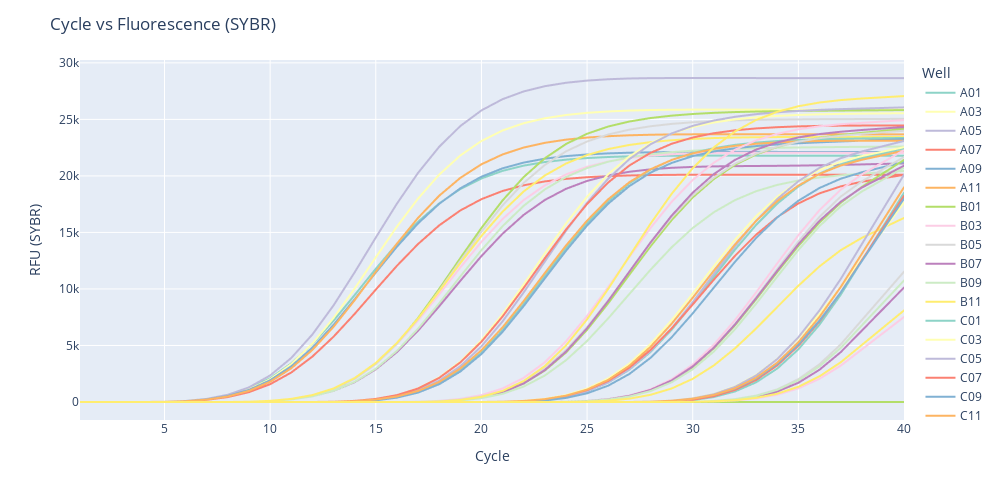

Write notebook code for a chart like this one.
### Code cell
# instantiate probes
# probeCy5 = Fluor('Cy5')
# probeFAM = Fluor('FAM')
# probeHEX = Fluor('HEX')
probeSYBR = Fluor('SYBR')

Fluor.plotAllWells(probeSYBR)
Fluor.plotIndWells(probeSYBR)

### Figure 1 — Plotly figure (JSON) as saved in the notebook; plotly's stock layout.template omitted (floating-point values rounded to 4 significant figures)
{"data": [{"hovertemplate": "variable=A01<br>Cycle=%{x}<br>value=%{y}<extra></extra>", "legendgroup": "A01", "line": {"color": "rgb(141,211,199)", "dash": "solid"}, "marker": {"symbol": "circle"}, "mode": "lines", "name": "A01", "showlegend": true, "type": "scattergl", "x": [1, 2, 3, 4, 5, 6, 7, 8, 9, 10, 11, 12, 13, 14, 15, 16, 17, 18, 19, 20, 21, 22, 23, 24, 25, 26, 27, 28, 29, 30, 31, 32, 33, 34, 35, 36, 37, 38, 39, 40], "xaxis": "x", "y": [0, 0, 0, 0, 14.17, 82.58, 251.4, 588.0, 1176.0, 2098.0, 3415.0, 5132.0, 7189.0, 9463.0, 11790.0, 13990.0, 15950.0, 17570.0, 18830.0, 19780.0, 20450.0, 20910.0, 21230.0, 21440.0, 21580.0, 21670.0, 21730.0, 21770.0, 21780.0, 21790.0, 21790.0, 21790.0, 21790.0, 21790.0, 21790.0, 21790.0, 21790.0, 21790.0, 21790.0, 21790.0], "yaxis": "y"}, {"hovertemplate": "variable=A03<br>Cycle=%{x}<br>value=%{y}<extra></extra>", "legendgroup": "A03", "line": {"color": "rgb(255,255,179)", "dash": "solid"}, "marker": {"symbol": "circle"}, "mode": "lines", "name": "A03", "showlegend": true, "type": "scattergl", "x": [1, 2, 3, 4, 5, 6, 7, 8, 9, 10, 11, 12, 13, 14, 15, 16, 17, 18, 19, 20, 21, 22, 23, 24, 25, 26, 27, 28, 29, 30, 31, 32, 33, 34, 35, 36, 37, 38, 39, 40], "xaxis": "x", "y": [0, 0, 0, 0, 15.8, 82.33, 240.4, 554.4, 1113.0, 2017.0, 3355.0, 5171.0, 7436.0, 10040.0, 12800.0, 15510.0, 18000.0, 20110.0, 21810.0, 23090.0, 24020.0, 24660.0, 25100.0, 25390.0, 25580.0, 25700.0, 25780.0, 25830.0, 25850.0, 25860.0, 25870.0, 25870.0, 25860.0, 25860.0, 25860.0, 25860.0, 25860.0, 25860.0, 25860.0, 25860.0], "yaxis": "y"}, {"hovertemplate": "variable=A05<br>Cycle=%{x}<br>value=%{y}<extra></extra>", "legendgroup": "A05", "line": {"color": "rgb(190,186,218)", "dash": "solid"}, "marker": {"symbol": "circle"}, "mode": "lines", "name": "A05", "showlegend": true, "type": "scattergl", "x": [1, 2, 3, 4, 5, 6, 7, 8, 9, 10, 11, 12, 13, 14, 15, 16, 17, 18, 19, 20, 21, 22, 23, 24, 25, 26, 27, 28, 29, 30, 31, 32, 33, 34, 35, 36, 37, 38, 39, 40], "xaxis": "x", "y": [0, 0, 0, 0, 16.61, 91.85, 275.1, 642.7, 1297.0, 2350.0, 3897.0, 5978.0, 8548.0, 11470.0, 14550.0, 17550.0, 20270.0, 22570.0, 24410.0, 25790.0, 26790.0, 27470.0, 27940.0, 28240.0, 28430.0, 28550.0, 28620.0, 28650.0, 28660.0, 28660.0, 28660.0, 28660.0, 28660.0, 28660.0, 28650.0, 28650.0, 28650.0, 28650.0, 28650.0, 28650.0], "yaxis": "y"}, {"hovertemplate": "variable=A07<br>Cycle=%{x}<br>value=%{y}<extra></extra>", "legendgroup": "A07", "line": {"color": "rgb(251,128,114)", "dash": "solid"}, "marker": {"symbol": "circle"}, "mode": "lines", "name": "A07", "showlegend": true, "type": "scattergl", "x": [1, 2, 3, 4, 5, 6, 7, 8, 9, 10, 11, 12, 13, 14, 15, 16, 17, 18, 19, 20, 21, 22, 23, 24, 25, 26, 27, 28, 29, 30, 31, 32, 33, 34, 35, 36, 37, 38, 39, 40], "xaxis": "x", "y": [0, 0, 0, 0, 13.3, 66.77, 191.6, 437.1, 871.5, 1573.0, 2611.0, 4020.0, 5777.0, 7797.0, 9940.0, 12050.0, 13980.0, 15620.0, 16940.0, 17940.0, 18670.0, 19170.0, 19510.0, 19740.0, 19890.0, 19980.0, 20040.0, 20080.0, 20100.0, 20100.0, 20110.0, 20110.0, 20110.0, 20110.0, 20110.0, 20110.0, 20110.0, 20110.0, 20110.0, 20110.0], "yaxis": "y"}, {"hovertemplate": "variable=A09<br>Cycle=%{x}<br>value=%{y}<extra></extra>", "legendgroup": "A09", "line": {"color": "rgb(128,177,211)", "dash": "solid"}, "marker": {"symbol": "circle"}, "mode": "lines", "name": "A09", "showlegend": true, "type": "scattergl", "x": [1, 2, 3, 4, 5, 6, 7, 8, 9, 10, 11, 12, 13, 14, 15, 16, 17, 18, 19, 20, 21, 22, 23, 24, 25, 26, 27, 28, 29, 30, 31, 32, 33, 34, 35, 36, 37, 38, 39, 40], "xaxis": "x", "y": [0, 0, 0, 0, 14.42, 78.21, 231.8, 536.5, 1072.0, 1925.0, 3162.0, 4808.0, 6820.0, 9088.0, 11450.0, 13740.0, 15800.0, 17530.0, 18900.0, 19930.0, 20670.0, 21180.0, 21520.0, 21750.0, 21900.0, 21990.0, 22050.0, 22090.0, 22110.0, 22120.0, 22120.0, 22120.0, 22120.0, 22120.0, 22120.0, 22120.0, 22120.0, 22120.0, 22120.0, 22120.0], "yaxis": "y"}, {"hovertemplate": "variable=A11<br>Cycle=%{x}<br>value=%{y}<extra></extra>", "legendgroup": "A11", "line": {"color": "rgb(253,180,98)", "dash": "solid"}, "marker": {"symbol": "circle"}, "mode": "lines", "name": "A11", "showlegend": true, "type": "scattergl", "x": [1, 2, 3, 4, 5, 6, 7, 8, 9, 10, 11, 12, 13, 14, 15, 16, 17, 18, 19, 20, 21, 22, 23, 24, 25, 26, 27, 28, 29, 30, 31, 32, 33, 34, 35, 36, 37, 38, 39, 40], "xaxis": "x", "y": [0, 0, 0, 0, 14.05, 73.09, 213.2, 491.3, 986.6, 1791.0, 2985.0, 4613.0, 6653.0, 9008.0, 11520.0, 14000.0, 16290.0, 18250.0, 19830.0, 21030.0, 21900.0, 22510.0, 22930.0, 23210.0, 23390.0, 23520.0, 23590.0, 23640.0, 23670.0, 23680.0, 23680.0, 23680.0, 23680.0, 23680.0, 23680.0, 23680.0, 23680.0, 23680.0, 23680.0, 23680.0], "yaxis": "y"}, {"hovertemplate": "variable=B01<br>Cycle=%{x}<br>value=%{y}<extra></extra>", "legendgroup": "B01", "line": {"color": "rgb(179,222,105)", "dash": "solid"}, "marker": {"symbol": "circle"}, "mode": "lines", "name": "B01", "showlegend": true, "type": "scattergl", "x": [1, 2, 3, 4, 5, 6, 7, 8, 9, 10, 11, 12, 13, 14, 15, 16, 17, 18, 19, 20, 21, 22, 23, 24, 25, 26, 27, 28, 29, 30, 31, 32, 33, 34, 35, 36, 37, 38, 39, 40], "xaxis": "x", "y": [0, 0, 0, 0, 0, 0, 0, 0, 21.67, 94.54, 257.1, 573.2, 1132.0, 2034.0, 3369.0, 5177.0, 7426.0, 10000.0, 12730.0, 15400.0, 17830.0, 19900.0, 21560.0, 22820.0, 23730.0, 24370.0, 24810.0, 25120.0, 25330.0, 25480.0, 25580.0, 25650.0, 25690.0, 25730.0, 25750.0, 25760.0, 25780.0, 25790.0, 25810.0, 25820.0], "yaxis": "y"}, {"hovertemplate": "variable=B03<br>Cycle=%{x}<br>value=%{y}<extra></extra>", "legendgroup": "B03", "line": {"color": "rgb(252,205,229)", "dash": "solid"}, "marker": {"symbol": "circle"}, "mode": "lines", "name": "B03", "showlegend": true, "type": "scattergl", "x": [1, 2, 3, 4, 5, 6, 7, 8, 9, 10, 11, 12, 13, 14, 15, 16, 17, 18, 19, 20, 21, 22, 23, 24, 25, 26, 27, 28, 29, 30, 31, 32, 33, 34, 35, 36, 37, 38, 39, 40], "xaxis": "x", "y": [0, 0, 0, 0, 0, 0, 0, 0, 22.92, 101.4, 276.5, 612.0, 1191.0, 2101.0, 3408.0, 5128.0, 7206.0, 9521.0, 11900.0, 14170.0, 16190.0, 17860.0, 19170.0, 20130.0, 20810.0, 21280.0, 21590.0, 21790.0, 21920.0, 21990.0, 22030.0, 22050.0, 22050.0, 22050.0, 22050.0, 22050.0, 22040.0, 22040.0, 22040.0, 22040.0], "yaxis": "y"}, {"hovertemplate": "variable=B05<br>Cycle=%{x}<br>value=%{y}<extra></extra>", "legendgroup": "B05", "line": {"color": "rgb(217,217,217)", "dash": "solid"}, "marker": {"symbol": "circle"}, "mode": "lines", "name": "B05", "showlegend": true, "type": "scattergl", "x": [1, 2, 3, 4, 5, 6, 7, 8, 9, 10, 11, 12, 13, 14, 15, 16, 17, 18, 19, 20, 21, 22, 23, 24, 25, 26, 27, 28, 29, 30, 31, 32, 33, 34, 35, 36, 37, 38, 39, 40], "xaxis": "x", "y": [0, 0, 0, 0, 0, 0, 0, 0, 21.4, 94.37, 257.9, 575.6, 1135.0, 2034.0, 3356.0, 5136.0, 7337.0, 9844.0, 12480.0, 15060.0, 17400.0, 19380.0, 20970.0, 22170.0, 23040.0, 23660.0, 24090.0, 24390.0, 24600.0, 24750.0, 24850.0, 24910.0, 24960.0, 24990.0, 25010.0, 25020.0, 25020.0, 25030.0, 25040.0, 25040.0], "yaxis": "y"}, {"hovertemplate": "variable=B07<br>Cycle=%{x}<br>value=%{y}<extra></extra>", "legendgroup": "B07", "line": {"color": "rgb(188,128,189)", "dash": "solid"}, "marker": {"symbol": "circle"}, "mode": "lines", "name": "B07", "showlegend": true, "type": "scattergl", "x": [1, 2, 3, 4, 5, 6, 7, 8, 9, 10, 11, 12, 13, 14, 15, 16, 17, 18, 19, 20, 21, 22, 23, 24, 25, 26, 27, 28, 29, 30, 31, 32, 33, 34, 35, 36, 37, 38, 39, 40], "xaxis": "x", "y": [0, 0, 0, 0, 0, 0, 0, 0, 19.39, 83.79, 226.2, 500.8, 982.5, 1756.0, 2891.0, 4421.0, 6310.0, 8460.0, 10720.0, 12910.0, 14890.0, 16550.0, 17870.0, 18850.0, 19560.0, 20040.0, 20370.0, 20580.0, 20720.0, 20800.0, 20840.0, 20870.0, 20880.0, 20890.0, 20910.0, 20940.0, 20980.0, 21020.0, 21060.0, 21100.0], "yaxis": "y"}, {"hovertemplate": "variable=B09<br>Cycle=%{x}<br>value=%{y}<extra></extra>", "legendgroup": "B09", "line": {"color": "rgb(204,235,197)", "dash": "solid"}, "marker": {"symbol": "circle"}, "mode": "lines", "name": "B09", "showlegend": true, "type": "scattergl", "x": [1, 2, 3, 4, 5, 6, 7, 8, 9, 10, 11, 12, 13, 14, 15, 16, 17, 18, 19, 20, 21, 22, 23, 24, 25, 26, 27, 28, 29, 30, 31, 32, 33, 34, 35, 36, 37, 38, 39, 40], "xaxis": "x", "y": [0, 0, 0, 0, 0, 0, 0, 0, 19.17, 83.11, 225.5, 501.9, 990.3, 1779.0, 2945.0, 4524.0, 6485.0, 8731.0, 11100.0, 13430.0, 15550.0, 17360.0, 18800.0, 19900.0, 20700.0, 21260.0, 21640.0, 21910.0, 22100.0, 22230.0, 22330.0, 22390.0, 22450.0, 22490.0, 22520.0, 22540.0, 22560.0, 22570.0, 22580.0, 22600.0], "yaxis": "y"}, {"hovertemplate": "variable=B11<br>Cycle=%{x}<br>value=%{y}<extra></extra>", "legendgroup": "B11", "line": {"color": "rgb(255,237,111)", "dash": "solid"}, "marker": {"symbol": "circle"}, "mode": "lines", "name": "B11", "showlegend": true, "type": "scattergl", "x": [1, 2, 3, 4, 5, 6, 7, 8, 9, 10, 11, 12, 13, 14, 15, 16, 17, 18, 19, 20, 21, 22, 23, 24, 25, 26, 27, 28, 29, 30, 31, 32, 33, 34, 35, 36, 37, 38, 39, 40], "xaxis": "x", "y": [0, 0, 0, 0, 0, 0, 0, 0, 23.04, 101.5, 276.5, 612.8, 1197.0, 2120.0, 3456.0, 5225.0, 7378.0, 9791.0, 12290.0, 14690.0, 16830.0, 18630.0, 20040.0, 21090.0, 21850.0, 22380.0, 22740.0, 22990.0, 23160.0, 23270.0, 23350.0, 23400.0, 23420.0, 23440.0, 23440.0, 23440.0, 23440.0, 23440.0, 23440.0, 23440.0], "yaxis": "y"}, {"hovertemplate": "variable=C01<br>Cycle=%{x}<br>value=%{y}<extra></extra>", "legendgroup": "C01", "line": {"color": "rgb(141,211,199)", "dash": "solid"}, "marker": {"symbol": "circle"}, "mode": "lines", "name": "C01", "showlegend": true, "type": "scattergl", "x": [1, 2, 3, 4, 5, 6, 7, 8, 9, 10, 11, 12, 13, 14, 15, 16, 17, 18, 19, 20, 21, 22, 23, 24, 25, 26, 27, 28, 29, 30, 31, 32, 33, 34, 35, 36, 37, 38, 39, 40], "xaxis": "x", "y": [0, 0, 0, 0, 0, 0, 0, 0, 0, 0, 0, 0, 0, 34.53, 148.1, 394.7, 851.7, 1612.0, 2758.0, 4338.0, 6333.0, 8646.0, 11120.0, 13570.0, 15830.0, 17770.0, 19340.0, 20540.0, 21410.0, 22030.0, 22450.0, 22750.0, 22950.0, 23090.0, 23180.0, 23240.0, 23290.0, 23310.0, 23340.0, 23360.0], "yaxis": "y"}, {"hovertemplate": "variable=C03<br>Cycle=%{x}<br>value=%{y}<extra></extra>", "legendgroup": "C03", "line": {"color": "rgb(255,255,179)", "dash": "solid"}, "marker": {"symbol": "circle"}, "mode": "lines", "name": "C03", "showlegend": true, "type": "scattergl", "x": [1, 2, 3, 4, 5, 6, 7, 8, 9, 10, 11, 12, 13, 14, 15, 16, 17, 18, 19, 20, 21, 22, 23, 24, 25, 26, 27, 28, 29, 30, 31, 32, 33, 34, 35, 36, 37, 38, 39, 40], "xaxis": "x", "y": [0, 0, 0, 0, 0, 0, 0, 0, 0, 0, 0, 0, 22.06, 98.76, 272.5, 612.1, 1211.0, 2173.0, 3582.0, 5468.0, 7786.0, 10410.0, 13140.0, 15780.0, 18160.0, 20150.0, 21720.0, 22900.0, 23740.0, 24330.0, 24730.0, 25000.0, 25180.0, 25310.0, 25390.0, 25450.0, 25490.0, 25510.0, 25530.0, 25550.0], "yaxis": "y"}, {"hovertemplate": "variable=C05<br>Cycle=%{x}<br>value=%{y}<extra></extra>", "legendgroup": "C05", "line": {"color": "rgb(190,186,218)", "dash": "solid"}, "marker": {"symbol": "circle"}, "mode": "lines", "name": "C05", "showlegend": true, "type": "scattergl", "x": [1, 2, 3, 4, 5, 6, 7, 8, 9, 10, 11, 12, 13, 14, 15, 16, 17, 18, 19, 20, 21, 22, 23, 24, 25, 26, 27, 28, 29, 30, 31, 32, 33, 34, 35, 36, 37, 38, 39, 40], "xaxis": "x", "y": [0, 0, 0, 0, 0, 0, 0, 0, 0, 0, 0, 0, 19.21, 84.0, 229.9, 518.0, 1036.0, 1887.0, 3165.0, 4921.0, 7132.0, 9693.0, 12430.0, 15140.0, 17620.0, 19760.0, 21480.0, 22790.0, 23750.0, 24430.0, 24900.0, 25230.0, 25460.0, 25630.0, 25750.0, 25840.0, 25910.0, 25960.0, 26010.0, 26060.0], "yaxis": "y"}, {"hovertemplate": "variable=C07<br>Cycle=%{x}<br>value=%{y}<extra></extra>", "legendgroup": "C07", "line": {"color": "rgb(251,128,114)", "dash": "solid"}, "marker": {"symbol": "circle"}, "mode": "lines", "name": "C07", "showlegend": true, "type": "scattergl", "x": [1, 2, 3, 4, 5, 6, 7, 8, 9, 10, 11, 12, 13, 14, 15, 16, 17, 18, 19, 20, 21, 22, 23, 24, 25, 26, 27, 28, 29, 30, 31, 32, 33, 34, 35, 36, 37, 38, 39, 40], "xaxis": "x", "y": [0, 0, 0, 0, 0, 0, 0, 0, 0, 0, 0, 0, 22.75, 100.1, 273.0, 608.1, 1195.0, 2133.0, 3502.0, 5329.0, 7567.0, 10090.0, 12710.0, 15250.0, 17520.0, 19420.0, 20920.0, 22040.0, 22840.0, 23400.0, 23780.0, 24030.0, 24200.0, 24310.0, 24380.0, 24420.0, 24440.0, 24450.0, 24460.0, 24460.0], "yaxis": "y"}, {"hovertemplate": "variable=C09<br>Cycle=%{x}<br>value=%{y}<extra></extra>", "legendgroup": "C09", "line": {"color": "rgb(128,177,211)", "dash": "solid"}, "marker": {"symbol": "circle"}, "mode": "lines", "name": "C09", "showlegend": true, "type": "scattergl", "x": [1, 2, 3, 4, 5, 6, 7, 8, 9, 10, 11, 12, 13, 14, 15, 16, 17, 18, 19, 20, 21, 22, 23, 24, 25, 26, 27, 28, 29, 30, 31, 32, 33, 34, 35, 36, 37, 38, 39, 40], "xaxis": "x", "y": [0, 0, 0, 0, 0, 0, 0, 0, 0, 0, 0, 0, 0, 34.31, 145.7, 386.2, 831.6, 1573.0, 2694.0, 4243.0, 6204.0, 8486.0, 10940.0, 13370.0, 15610.0, 17540.0, 19100.0, 20280.0, 21150.0, 21750.0, 22160.0, 22450.0, 22640.0, 22780.0, 22890.0, 22970.0, 23050.0, 23120.0, 23190.0, 23250.0], "yaxis": "y"}, {"hovertemplate": "variable=C11<br>Cycle=%{x}<br>value=%{y}<extra></extra>", "legendgroup": "C11", "line": {"color": "rgb(253,180,98)", "dash": "solid"}, "marker": {"symbol": "circle"}, "mode": "lines", "name": "C11", "showlegend": true, "type": "scattergl", "x": [1, 2, 3, 4, 5, 6, 7, 8, 9, 10, 11, 12, 13, 14, 15, 16, 17, 18, 19, 20, 21, 22, 23, 24, 25, 26, 27, 28, 29, 30, 31, 32, 33, 34, 35, 36, 37, 38, 39, 40], "xaxis": "x", "y": [0, 0, 0, 0, 0, 0, 0, 0, 0, 0, 0, 0, 17.54, 78.29, 216.3, 488.7, 976.4, 1773.0, 2960.0, 4580.0, 6605.0, 8934.0, 11410.0, 13830.0, 16050.0, 17930.0, 19440.0, 20580.0, 21410.0, 21990.0, 22390.0, 22660.0, 22840.0, 22970.0, 23040.0, 23090.0, 23110.0, 23120.0, 23120.0, 23120.0], "yaxis": "y"}, {"hovertemplate": "variable=D01<br>Cycle=%{x}<br>value=%{y}<extra></extra>", "legendgroup": "D01", "line": {"color": "rgb(179,222,105)", "dash": "solid"}, "marker": {"symbol": "circle"}, "mode": "lines", "name": "D01", "showlegend": true, "type": "scattergl", "x": [1, 2, 3, 4, 5, 6, 7, 8, 9, 10, 11, 12, 13, 14, 15, 16, 17, 18, 19, 20, 21, 22, 23, 24, 25, 26, 27, 28, 29, 30, 31, 32, 33, 34, 35, 36, 37, 38, 39, 40], "xaxis": "x", "y": [0, 0, 0, 0, 0, 0, 0, 0, 0, 0, 0, 0, 0, 0, 0, 0, 0, 36.75, 153.4, 403.1, 863.3, 1627.0, 2781.0, 4373.0, 6389.0, 8735.0, 11260.0, 13760.0, 16090.0, 18090.0, 19720.0, 20980.0, 21900.0, 22560.0, 23030.0, 23370.0, 23610.0, 23810.0, 23980.0, 24160.0], "yaxis": "y"}, {"hovertemplate": "variable=D03<br>Cycle=%{x}<br>value=%{y}<extra></extra>", "legendgroup": "D03", "line": {"color": "rgb(252,205,229)", "dash": "solid"}, "marker": {"symbol": "circle"}, "mode": "lines", "name": "D03", "showlegend": true, "type": "scattergl", "x": [1, 2, 3, 4, 5, 6, 7, 8, 9, 10, 11, 12, 13, 14, 15, 16, 17, 18, 19, 20, 21, 22, 23, 24, 25, 26, 27, 28, 29, 30, 31, 32, 33, 34, 35, 36, 37, 38, 39, 40], "xaxis": "x", "y": [0, 0, 0, 0, 0, 0, 0, 0, 0, 0, 0, 0, 0, 0, 0, 0, 23.38, 101.0, 273.9, 608.8, 1197.0, 2138.0, 3514.0, 5355.0, 7614.0, 10170.0, 12830.0, 15390.0, 17700.0, 19640.0, 21170.0, 22320.0, 23140.0, 23720.0, 24120.0, 24390.0, 24570.0, 24690.0, 24810.0, 24930.0], "yaxis": "y"}, {"hovertemplate": "variable=D05<br>Cycle=%{x}<br>value=%{y}<extra></extra>", "legendgroup": "D05", "line": {"color": "rgb(217,217,217)", "dash": "solid"}, "marker": {"symbol": "circle"}, "mode": "lines", "name": "D05", "showlegend": true, "type": "scattergl", "x": [1, 2, 3, 4, 5, 6, 7, 8, 9, 10, 11, 12, 13, 14, 15, 16, 17, 18, 19, 20, 21, 22, 23, 24, 25, 26, 27, 28, 29, 30, 31, 32, 33, 34, 35, 36, 37, 38, 39, 40], "xaxis": "x", "y": [0, 0, 0, 0, 0, 0, 0, 0, 0, 0, 0, 0, 0, 0, 0, 0, 19.6, 82.57, 221.7, 493.2, 978.0, 1771.0, 2958.0, 4584.0, 6628.0, 8992.0, 11510.0, 14010.0, 16300.0, 18270.0, 19860.0, 21070.0, 21960.0, 22590.0, 23030.0, 23340.0, 23550.0, 23720.0, 23860.0, 24000.0], "yaxis": "y"}, {"hovertemplate": "variable=D07<br>Cycle=%{x}<br>value=%{y}<extra></extra>", "legendgroup": "D07", "line": {"color": "rgb(188,128,189)", "dash": "solid"}, "marker": {"symbol": "circle"}, "mode": "lines", "name": "D07", "showlegend": true, "type": "scattergl", "x": [1, 2, 3, 4, 5, 6, 7, 8, 9, 10, 11, 12, 13, 14, 15, 16, 17, 18, 19, 20, 21, 22, 23, 24, 25, 26, 27, 28, 29, 30, 31, 32, 33, 34, 35, 36, 37, 38, 39, 40], "xaxis": "x", "y": [0, 0, 0, 0, 0, 0, 0, 0, 0, 0, 0, 0, 0, 0, 0, 0, 0, 36.35, 152.8, 403.6, 868.6, 1645.0, 2822.0, 4454.0, 6525.0, 8938.0, 11530.0, 14100.0, 16480.0, 18520.0, 20160.0, 21420.0, 22330.0, 22970.0, 23400.0, 23700.0, 23910.0, 24060.0, 24190.0, 24320.0], "yaxis": "y"}, {"hovertemplate": "variable=D09<br>Cycle=%{x}<br>value=%{y}<extra></extra>", "legendgroup": "D09", "line": {"color": "rgb(204,235,197)", "dash": "solid"}, "marker": {"symbol": "circle"}, "mode": "lines", "name": "D09", "showlegend": true, "type": "scattergl", "x": [1, 2, 3, 4, 5, 6, 7, 8, 9, 10, 11, 12, 13, 14, 15, 16, 17, 18, 19, 20, 21, 22, 23, 24, 25, 26, 27, 28, 29, 30, 31, 32, 33, 34, 35, 36, 37, 38, 39, 40], "xaxis": "x", "y": [0, 0, 0, 0, 0, 0, 0, 0, 0, 0, 0, 0, 0, 0, 0, 0, 0, 30.94, 128.7, 337.9, 724.3, 1367.0, 2342.0, 3691.0, 5402.0, 7400.0, 9550.0, 11690.0, 13680.0, 15390.0, 16790.0, 17860.0, 18650.0, 19200.0, 19590.0, 19860.0, 20050.0, 20200.0, 20320.0, 20440.0], "yaxis": "y"}, {"hovertemplate": "variable=D11<br>Cycle=%{x}<br>value=%{y}<extra></extra>", "legendgroup": "D11", "line": {"color": "rgb(255,237,111)", "dash": "solid"}, "marker": {"symbol": "circle"}, "mode": "lines", "name": "D11", "showlegend": true, "type": "scattergl", "x": [1, 2, 3, 4, 5, 6, 7, 8, 9, 10, 11, 12, 13, 14, 15, 16, 17, 18, 19, 20, 21, 22, 23, 24, 25, 26, 27, 28, 29, 30, 31, 32, 33, 34, 35, 36, 37, 38, 39, 40], "xaxis": "x", "y": [0, 0, 0, 0, 0, 0, 0, 0, 0, 0, 0, 0, 0, 0, 0, 0, 0, 41.52, 173.9, 458.3, 983.4, 1856.0, 3177.0, 5002.0, 7313.0, 10000.0, 12890.0, 15760.0, 18410.0, 20690.0, 22530.0, 23930.0, 24950.0, 25670.0, 26160.0, 26490.0, 26710.0, 26850.0, 26950.0, 27060.0], "yaxis": "y"}, {"hovertemplate": "variable=E01<br>Cycle=%{x}<br>value=%{y}<extra></extra>", "legendgroup": "E01", "line": {"color": "rgb(141,211,199)", "dash": "solid"}, "marker": {"symbol": "circle"}, "mode": "lines", "name": "E01", "showlegend": true, "type": "scattergl", "x": [1, 2, 3, 4, 5, 6, 7, 8, 9, 10, 11, 12, 13, 14, 15, 16, 17, 18, 19, 20, 21, 22, 23, 24, 25, 26, 27, 28, 29, 30, 31, 32, 33, 34, 35, 36, 37, 38, 39, 40], "xaxis": "x", "y": [0, 0, 0, 0, 0, 0, 0, 0, 0, 0, 0, 0, 0, 0, 0, 0, 0, 0, 0, 0, 19.59, 81.53, 217.3, 480.9, 950.0, 1715.0, 2859.0, 4423.0, 6387.0, 8657.0, 11080.0, 13470.0, 15660.0, 17550.0, 19060.0, 20200.0, 21020.0, 21580.0, 22010.0, 22440.0], "yaxis": "y"}, {"hovertemplate": "variable=E03<br>Cycle=%{x}<br>value=%{y}<extra></extra>", "legendgroup": "E03", "line": {"color": "rgb(255,255,179)", "dash": "solid"}, "marker": {"symbol": "circle"}, "mode": "lines", "name": "E03", "showlegend": true, "type": "scattergl", "x": [1, 2, 3, 4, 5, 6, 7, 8, 9, 10, 11, 12, 13, 14, 15, 16, 17, 18, 19, 20, 21, 22, 23, 24, 25, 26, 27, 28, 29, 30, 31, 32, 33, 34, 35, 36, 37, 38, 39, 40], "xaxis": "x", "y": [0, 0, 0, 0, 0, 0, 0, 0, 0, 0, 0, 0, 0, 0, 0, 0, 0, 0, 0, 0, 24.94, 104.6, 278.1, 608.4, 1180.0, 2084.0, 3391.0, 5123.0, 7227.0, 9582.0, 12020.0, 14350.0, 16430.0, 18160.0, 19520.0, 20530.0, 21240.0, 21750.0, 22150.0, 22540.0], "yaxis": "y"}, {"hovertemplate": "variable=E05<br>Cycle=%{x}<br>value=%{y}<extra></extra>", "legendgroup": "E05", "line": {"color": "rgb(190,186,218)", "dash": "solid"}, "marker": {"symbol": "circle"}, "mode": "lines", "name": "E05", "showlegend": true, "type": "scattergl", "x": [1, 2, 3, 4, 5, 6, 7, 8, 9, 10, 11, 12, 13, 14, 15, 16, 17, 18, 19, 20, 21, 22, 23, 24, 25, 26, 27, 28, 29, 30, 31, 32, 33, 34, 35, 36, 37, 38, 39, 40], "xaxis": "x", "y": [0, 0, 0, 0, 0, 0, 0, 0, 0, 0, 0, 0, 0, 0, 0, 0, 0, 0, 0, 0, 18.99, 80.34, 216.3, 482.0, 957.0, 1735.0, 2900.0, 4497.0, 6506.0, 8830.0, 11310.0, 13770.0, 16030.0, 17960.0, 19530.0, 20710.0, 21560.0, 22160.0, 22630.0, 23090.0], "yaxis": "y"}, {"hovertemplate": "variable=E07<br>Cycle=%{x}<br>value=%{y}<extra></extra>", "legendgroup": "E07", "line": {"color": "rgb(251,128,114)", "dash": "solid"}, "marker": {"symbol": "circle"}, "mode": "lines", "name": "E07", "showlegend": true, "type": "scattergl", "x": [1, 2, 3, 4, 5, 6, 7, 8, 9, 10, 11, 12, 13, 14, 15, 16, 17, 18, 19, 20, 21, 22, 23, 24, 25, 26, 27, 28, 29, 30, 31, 32, 33, 34, 35, 36, 37, 38, 39, 40], "xaxis": "x", "y": [0, 0, 0, 0, 0, 0, 0, 0, 0, 0, 0, 0, 0, 0, 0, 0, 0, 0, 0, 0, 22.09, 92.76, 247.4, 542.9, 1056.0, 1869.0, 3045.0, 4605.0, 6502.0, 8626.0, 10820.0, 12920.0, 14800.0, 16350.0, 17570.0, 18460.0, 19070.0, 19480.0, 19790.0, 20100.0], "yaxis": "y"}, {"hovertemplate": "variable=E09<br>Cycle=%{x}<br>value=%{y}<extra></extra>", "legendgroup": "E09", "line": {"color": "rgb(128,177,211)", "dash": "solid"}, "marker": {"symbol": "circle"}, "mode": "lines", "name": "E09", "showlegend": true, "type": "scattergl", "x": [1, 2, 3, 4, 5, 6, 7, 8, 9, 10, 11, 12, 13, 14, 15, 16, 17, 18, 19, 20, 21, 22, 23, 24, 25, 26, 27, 28, 29, 30, 31, 32, 33, 34, 35, 36, 37, 38, 39, 40], "xaxis": "x", "y": [0, 0, 0, 0, 0, 0, 0, 0, 0, 0, 0, 0, 0, 0, 0, 0, 0, 0, 0, 0, 0, 33.55, 137.6, 359.1, 767.1, 1446.0, 2477.0, 3905.0, 5720.0, 7840.0, 10120.0, 12400.0, 14500.0, 16320.0, 17800.0, 18930.0, 19750.0, 20320.0, 20770.0, 21230.0], "yaxis": "y"}, {"hovertemplate": "variable=E11<br>Cycle=%{x}<br>value=%{y}<extra></extra>", "legendgroup": "E11", "line": {"color": "rgb(253,180,98)", "dash": "solid"}, "marker": {"symbol": "circle"}, "mode": "lines", "name": "E11", "showlegend": true, "type": "scattergl", "x": [1, 2, 3, 4, 5, 6, 7, 8, 9, 10, 11, 12, 13, 14, 15, 16, 17, 18, 19, 20, 21, 22, 23, 24, 25, 26, 27, 28, 29, 30, 31, 32, 33, 34, 35, 36, 37, 38, 39, 40], "xaxis": "x", "y": [0, 0, 0, 0, 0, 0, 0, 0, 0, 0, 0, 0, 0, 0, 0, 0, 0, 0, 0, 0, 21.9, 93.76, 252.9, 559.9, 1097.0, 1955.0, 3205.0, 4874.0, 6918.0, 9222.0, 11620.0, 13940.0, 16020.0, 17760.0, 19150.0, 20180.0, 20910.0, 21430.0, 21830.0, 22230.0], "yaxis": "y"}, {"hovertemplate": "variable=F01<br>Cycle=%{x}<br>value=%{y}<extra></extra>", "legendgroup": "F01", "line": {"color": "rgb(179,222,105)", "dash": "solid"}, "marker": {"symbol": "circle"}, "mode": "lines", "name": "F01", "showlegend": true, "type": "scattergl", "x": [1, 2, 3, 4, 5, 6, 7, 8, 9, 10, 11, 12, 13, 14, 15, 16, 17, 18, 19, 20, 21, 22, 23, 24, 25, 26, 27, 28, 29, 30, 31, 32, 33, 34, 35, 36, 37, 38, 39, 40], "xaxis": "x", "y": [0, 0, 0, 0, 0, 0, 0, 0, 0, 0, 0, 0, 0, 0, 0, 0, 0, 0, 0, 0, 0, 0, 0, 21.29, 90.38, 243.0, 538.2, 1057.0, 1890.0, 3113.0, 4757.0, 6785.0, 9085.0, 11490.0, 13810.0, 15870.0, 17620.0, 19020.0, 20220.0, 21410.0], "yaxis": "y"}, {"hovertemplate": "variable=F03<br>Cycle=%{x}<br>value=%{y}<extra></extra>", "legendgroup": "F03", "line": {"color": "rgb(252,205,229)", "dash": "solid"}, "marker": {"symbol": "circle"}, "mode": "lines", "name": "F03", "showlegend": true, "type": "scattergl", "x": [1, 2, 3, 4, 5, 6, 7, 8, 9, 10, 11, 12, 13, 14, 15, 16, 17, 18, 19, 20, 21, 22, 23, 24, 25, 26, 27, 28, 29, 30, 31, 32, 33, 34, 35, 36, 37, 38, 39, 40], "xaxis": "x", "y": [0, 0, 0, 0, 0, 0, 0, 0, 0, 0, 0, 0, 0, 0, 0, 0, 0, 0, 0, 0, 0, 0, 0, 22.79, 96.52, 259.1, 573.4, 1126.0, 2014.0, 3319.0, 5073.0, 7239.0, 9696.0, 12260.0, 14760.0, 16970.0, 18780.0, 20140.0, 21210.0, 22280.0], "yaxis": "y"}, {"hovertemplate": "variable=F05<br>Cycle=%{x}<br>value=%{y}<extra></extra>", "legendgroup": "F05", "line": {"color": "rgb(217,217,217)", "dash": "solid"}, "marker": {"symbol": "circle"}, "mode": "lines", "name": "F05", "showlegend": true, "type": "scattergl", "x": [1, 2, 3, 4, 5, 6, 7, 8, 9, 10, 11, 12, 13, 14, 15, 16, 17, 18, 19, 20, 21, 22, 23, 24, 25, 26, 27, 28, 29, 30, 31, 32, 33, 34, 35, 36, 37, 38, 39, 40], "xaxis": "x", "y": [0, 0, 0, 0, 0, 0, 0, 0, 0, 0, 0, 0, 0, 0, 0, 0, 0, 0, 0, 0, 0, 0, 0, 21.83, 91.45, 244.3, 539.6, 1060.0, 1900.0, 3140.0, 4816.0, 6895.0, 9267.0, 11760.0, 14200.0, 16370.0, 18160.0, 19510.0, 20590.0, 21670.0], "yaxis": "y"}, {"hovertemplate": "variable=F07<br>Cycle=%{x}<br>value=%{y}<extra></extra>", "legendgroup": "F07", "line": {"color": "rgb(188,128,189)", "dash": "solid"}, "marker": {"symbol": "circle"}, "mode": "lines", "name": "F07", "showlegend": true, "type": "scattergl", "x": [1, 2, 3, 4, 5, 6, 7, 8, 9, 10, 11, 12, 13, 14, 15, 16, 17, 18, 19, 20, 21, 22, 23, 24, 25, 26, 27, 28, 29, 30, 31, 32, 33, 34, 35, 36, 37, 38, 39, 40], "xaxis": "x", "y": [0, 0, 0, 0, 0, 0, 0, 0, 0, 0, 0, 0, 0, 0, 0, 0, 0, 0, 0, 0, 0, 0, 0, 21.43, 91.06, 245.0, 542.8, 1067.0, 1909.0, 3145.0, 4807.0, 6858.0, 9182.0, 11610.0, 13950.0, 16030.0, 17710.0, 18970.0, 19940.0, 20910.0], "yaxis": "y"}, {"hovertemplate": "variable=F09<br>Cycle=%{x}<br>value=%{y}<extra></extra>", "legendgroup": "F09", "line": {"color": "rgb(204,235,197)", "dash": "solid"}, "marker": {"symbol": "circle"}, "mode": "lines", "name": "F09", "showlegend": true, "type": "scattergl", "x": [1, 2, 3, 4, 5, 6, 7, 8, 9, 10, 11, 12, 13, 14, 15, 16, 17, 18, 19, 20, 21, 22, 23, 24, 25, 26, 27, 28, 29, 30, 31, 32, 33, 34, 35, 36, 37, 38, 39, 40], "xaxis": "x", "y": [0, 0, 0, 0, 0, 0, 0, 0, 0, 0, 0, 0, 0, 0, 0, 0, 0, 0, 0, 0, 0, 0, 0, 19.86, 82.8, 220.9, 489.1, 965.2, 1740.0, 2893.0, 4465.0, 6432.0, 8693.0, 11090.0, 13440.0, 15560.0, 17300.0, 18620.0, 19670.0, 20720.0], "yaxis": "y"}, {"hovertemplate": "variable=F11<br>Cycle=%{x}<br>value=%{y}<extra></extra>", "legendgroup": "F11", "line": {"color": "rgb(255,237,111)", "dash": "solid"}, "marker": {"symbol": "circle"}, "mode": "lines", "name": "F11", "showlegend": true, "type": "scattergl", "x": [1, 2, 3, 4, 5, 6, 7, 8, 9, 10, 11, 12, 13, 14, 15, 16, 17, 18, 19, 20, 21, 22, 23, 24, 25, 26, 27, 28, 29, 30, 31, 32, 33, 34, 35, 36, 37, 38, 39, 40], "xaxis": "x", "y": [0, 0, 0, 0, 0, 0, 0, 0, 0, 0, 0, 0, 0, 0, 0, 0, 0, 0, 0, 0, 0, 0, 0, 0, 27.25, 112.8, 295.5, 632.9, 1195.0, 2049.0, 3234.0, 4741.0, 6502.0, 8393.0, 10280.0, 12000.0, 13420.0, 14520.0, 15400.0, 16280.0], "yaxis": "y"}, {"hovertemplate": "variable=G01<br>Cycle=%{x}<br>value=%{y}<extra></extra>", "legendgroup": "G01", "line": {"color": "rgb(141,211,199)", "dash": "solid"}, "marker": {"symbol": "circle"}, "mode": "lines", "name": "G01", "showlegend": true, "type": "scattergl", "x": [1, 2, 3, 4, 5, 6, 7, 8, 9, 10, 11, 12, 13, 14, 15, 16, 17, 18, 19, 20, 21, 22, 23, 24, 25, 26, 27, 28, 29, 30, 31, 32, 33, 34, 35, 36, 37, 38, 39, 40], "xaxis": "x", "y": [0, 0, 0, 0, 0, 0, 0, 0, 0, 0, 0, 0, 0, 0, 0, 0, 0, 0, 0, 0, 0, 0, 0, 0, 0, 0, 0, 0, 41.18, 168.6, 438.5, 931.1, 1742.0, 2962.0, 4657.0, 6842.0, 9474.0, 12490.0, 15500.0, 18510.0], "yaxis": "y"}, {"hovertemplate": "variable=G03<br>Cycle=%{x}<br>value=%{y}<extra></extra>", "legendgroup": "G03", "line": {"color": "rgb(255,255,179)", "dash": "solid"}, "marker": {"symbol": "circle"}, "mode": "lines", "name": "G03", "showlegend": true, "type": "scattergl", "x": [1, 2, 3, 4, 5, 6, 7, 8, 9, 10, 11, 12, 13, 14, 15, 16, 17, 18, 19, 20, 21, 22, 23, 24, 25, 26, 27, 28, 29, 30, 31, 32, 33, 34, 35, 36, 37, 38, 39, 40], "xaxis": "x", "y": [0, 0, 0, 0, 0, 0, 0, 0, 0, 0, 0, 0, 0, 0, 0, 0, 0, 0, 0, 0, 0, 0, 0, 0, 0, 0, 0, 30.64, 126.9, 333.5, 720.1, 1376.0, 2392.0, 3818.0, 5638.0, 7779.0, 10140.0, 12640.0, 15140.0, 17640.0], "yaxis": "y"}, {"hovertemplate": "variable=G05<br>Cycle=%{x}<br>value=%{y}<extra></extra>", "legendgroup": "G05", "line": {"color": "rgb(190,186,218)", "dash": "solid"}, "marker": {"symbol": "circle"}, "mode": "lines", "name": "G05", "showlegend": true, "type": "scattergl", "x": [1, 2, 3, 4, 5, 6, 7, 8, 9, 10, 11, 12, 13, 14, 15, 16, 17, 18, 19, 20, 21, 22, 23, 24, 25, 26, 27, 28, 29, 30, 31, 32, 33, 34, 35, 36, 37, 38, 39, 40], "xaxis": "x", "y": [0, 0, 0, 0, 0, 0, 0, 0, 0, 0, 0, 0, 0, 0, 0, 0, 0, 0, 0, 0, 0, 0, 0, 0, 0, 0, 0, 28.37, 118.9, 316.0, 690.8, 1336.0, 2345.0, 3796.0, 5722.0, 8102.0, 10870.0, 13950.0, 17030.0, 20120.0], "yaxis": "y"}, {"hovertemplate": "variable=G07<br>Cycle=%{x}<br>value=%{y}<extra></extra>", "legendgroup": "G07", "line": {"color": "rgb(251,128,114)", "dash": "solid"}, "marker": {"symbol": "circle"}, "mode": "lines", "name": "G07", "showlegend": true, "type": "scattergl", "x": [1, 2, 3, 4, 5, 6, 7, 8, 9, 10, 11, 12, 13, 14, 15, 16, 17, 18, 19, 20, 21, 22, 23, 24, 25, 26, 27, 28, 29, 30, 31, 32, 33, 34, 35, 36, 37, 38, 39, 40], "xaxis": "x", "y": [0, 0, 0, 0, 0, 0, 0, 0, 0, 0, 0, 0, 0, 0, 0, 0, 0, 0, 0, 0, 0, 0, 0, 0, 0, 0, 0, 0, 50.35, 201.9, 514.9, 1070.0, 1954.0, 3241.0, 4971.0, 7135.0, 9675.0, 12530.0, 15380.0, 18230.0], "yaxis": "y"}, {"hovertemplate": "variable=G09<br>Cycle=%{x}<br>value=%{y}<extra></extra>", "legendgroup": "G09", "line": {"color": "rgb(128,177,211)", "dash": "solid"}, "marker": {"symbol": "circle"}, "mode": "lines", "name": "G09", "showlegend": true, "type": "scattergl", "x": [1, 2, 3, 4, 5, 6, 7, 8, 9, 10, 11, 12, 13, 14, 15, 16, 17, 18, 19, 20, 21, 22, 23, 24, 25, 26, 27, 28, 29, 30, 31, 32, 33, 34, 35, 36, 37, 38, 39, 40], "xaxis": "x", "y": [0, 0, 0, 0, 0, 0, 0, 0, 0, 0, 0, 0, 0, 0, 0, 0, 0, 0, 0, 0, 0, 0, 0, 0, 0, 0, 0, 25.63, 106.2, 280.6, 611.4, 1180.0, 2073.0, 3360.0, 5074.0, 7200.0, 9680.0, 12450.0, 15220.0, 17990.0], "yaxis": "y"}, {"hovertemplate": "variable=G11<br>Cycle=%{x}<br>value=%{y}<extra></extra>", "legendgroup": "G11", "line": {"color": "rgb(253,180,98)", "dash": "solid"}, "marker": {"symbol": "circle"}, "mode": "lines", "name": "G11", "showlegend": true, "type": "scattergl", "x": [1, 2, 3, 4, 5, 6, 7, 8, 9, 10, 11, 12, 13, 14, 15, 16, 17, 18, 19, 20, 21, 22, 23, 24, 25, 26, 27, 28, 29, 30, 31, 32, 33, 34, 35, 36, 37, 38, 39, 40], "xaxis": "x", "y": [0, 0, 0, 0, 0, 0, 0, 0, 0, 0, 0, 0, 0, 0, 0, 0, 0, 0, 0, 0, 0, 0, 0, 0, 0, 0, 0, 25.53, 106.9, 284.5, 623.6, 1211.0, 2138.0, 3482.0, 5282.0, 7527.0, 10160.0, 13100.0, 16050.0, 18990.0], "yaxis": "y"}, {"hovertemplate": "variable=H01<br>Cycle=%{x}<br>value=%{y}<extra></extra>", "legendgroup": "H01", "line": {"color": "rgb(179,222,105)", "dash": "solid"}, "marker": {"symbol": "circle"}, "mode": "lines", "name": "H01", "showlegend": true, "type": "scattergl", "x": [1, 2, 3, 4, 5, 6, 7, 8, 9, 10, 11, 12, 13, 14, 15, 16, 17, 18, 19, 20, 21, 22, 23, 24, 25, 26, 27, 28, 29, 30, 31, 32, 33, 34, 35, 36, 37, 38, 39, 40], "xaxis": "x", "y": [0, 0, 0, 0, 0, 0, 0, 0, 0, 0, 0, 0, 0, 0, 0, 0, 0, 0, 0, 0, 0, 0, 0, 0, 0, 0, 0, 0, 0, 0, 0, 0, 0, 0, 0, 0, 0, 0, 0, 0], "yaxis": "y"}, {"hovertemplate": "variable=H03<br>Cycle=%{x}<br>value=%{y}<extra></extra>", "legendgroup": "H03", "line": {"color": "rgb(252,205,229)", "dash": "solid"}, "marker": {"symbol": "circle"}, "mode": "lines", "name": "H03", "showlegend": true, "type": "scattergl", "x": [1, 2, 3, 4, 5, 6, 7, 8, 9, 10, 11, 12, 13, 14, 15, 16, 17, 18, 19, 20, 21, 22, 23, 24, 25, 26, 27, 28, 29, 30, 31, 32, 33, 34, 35, 36, 37, 38, 39, 40], "xaxis": "x", "y": [0, 0, 0, 0, 0, 0, 0, 0, 0, 0, 0, 0, 0, 0, 0, 0, 0, 0, 0, 0, 0, 0, 0, 0, 0, 0, 0, 0, 0, 12.44, 51.0, 137.2, 314.5, 645.5, 1204.0, 2054.0, 3209.0, 4646.0, 6083.0, 7520.0], "yaxis": "y"}, {"hovertemplate": "variable=H05<br>Cycle=%{x}<br>value=%{y}<extra></extra>", "legendgroup": "H05", "line": {"color": "rgb(217,217,217)", "dash": "solid"}, "marker": {"symbol": "circle"}, "mode": "lines", "name": "H05", "showlegend": true, "type": "scattergl", "x": [1, 2, 3, 4, 5, 6, 7, 8, 9, 10, 11, 12, 13, 14, 15, 16, 17, 18, 19, 20, 21, 22, 23, 24, 25, 26, 27, 28, 29, 30, 31, 32, 33, 34, 35, 36, 37, 38, 39, 40], "xaxis": "x", "y": [0, 0, 0, 0, 0, 0, 0, 0, 0, 0, 0, 0, 0, 0, 0, 0, 0, 0, 0, 0, 0, 0, 0, 0, 0, 0, 0, 0, 0, 22.12, 93.34, 251.5, 562.9, 1118.0, 2016.0, 3336.0, 5087.0, 7234.0, 9381.0, 11530.0], "yaxis": "y"}, {"hovertemplate": "variable=H07<br>Cycle=%{x}<br>value=%{y}<extra></extra>", "legendgroup": "H07", "line": {"color": "rgb(188,128,189)", "dash": "solid"}, "marker": {"symbol": "circle"}, "mode": "lines", "name": "H07", "showlegend": true, "type": "scattergl", "x": [1, 2, 3, 4, 5, 6, 7, 8, 9, 10, 11, 12, 13, 14, 15, 16, 17, 18, 19, 20, 21, 22, 23, 24, 25, 26, 27, 28, 29, 30, 31, 32, 33, 34, 35, 36, 37, 38, 39, 40], "xaxis": "x", "y": [0, 0, 0, 0, 0, 0, 0, 0, 0, 0, 0, 0, 0, 0, 0, 0, 0, 0, 0, 0, 0, 0, 0, 0, 0, 0, 0, 0, 0, 17.41, 74.08, 201.7, 458.7, 927.0, 1700.0, 2853.0, 4399.0, 6308.0, 8217.0, 10130.0], "yaxis": "y"}, {"hovertemplate": "variable=H09<br>Cycle=%{x}<br>value=%{y}<extra></extra>", "legendgroup": "H09", "line": {"color": "rgb(204,235,197)", "dash": "solid"}, "marker": {"symbol": "circle"}, "mode": "lines", "name": "H09", "showlegend": true, "type": "scattergl", "x": [1, 2, 3, 4, 5, 6, 7, 8, 9, 10, 11, 12, 13, 14, 15, 16, 17, 18, 19, 20, 21, 22, 23, 24, 25, 26, 27, 28, 29, 30, 31, 32, 33, 34, 35, 36, 37, 38, 39, 40], "xaxis": "x", "y": [0, 0, 0, 0, 0, 0, 0, 0, 0, 0, 0, 0, 0, 0, 0, 0, 0, 0, 0, 0, 0, 0, 0, 0, 0, 0, 0, 0, 0, 22.29, 92.68, 246.8, 546.2, 1073.0, 1919.0, 3151.0, 4779.0, 6768.0, 8758.0, 10750.0], "yaxis": "y"}, {"hovertemplate": "variable=H11<br>Cycle=%{x}<br>value=%{y}<extra></extra>", "legendgroup": "H11", "line": {"color": "rgb(255,237,111)", "dash": "solid"}, "marker": {"symbol": "circle"}, "mode": "lines", "name": "H11", "showlegend": true, "type": "scattergl", "x": [1, 2, 3, 4, 5, 6, 7, 8, 9, 10, 11, 12, 13, 14, 15, 16, 17, 18, 19, 20, 21, 22, 23, 24, 25, 26, 27, 28, 29, 30, 31, 32, 33, 34, 35, 36, 37, 38, 39, 40], "xaxis": "x", "y": [0, 0, 0, 0, 0, 0, 0, 0, 0, 0, 0, 0, 0, 0, 0, 0, 0, 0, 0, 0, 0, 0, 0, 0, 0, 0, 0, 0, 0, 14.23, 59.56, 160.6, 363.8, 734.8, 1349.0, 2269.0, 3507.0, 5038.0, 6569.0, 8100.0], "yaxis": "y"}], "layout": {"height": 500, "legend": {"title": {"text": "Well"}, "tracegroupgap": 0}, "margin": {"t": 60}, "title": {"text": "Cycle vs Fluorescence (SYBR)"}, "width": 1000, "xaxis": {"anchor": "y", "domain": [0, 1], "title": {"text": "Cycle"}}, "yaxis": {"anchor": "x", "domain": [0, 1], "title": {"text": "RFU (SYBR)"}}}}
